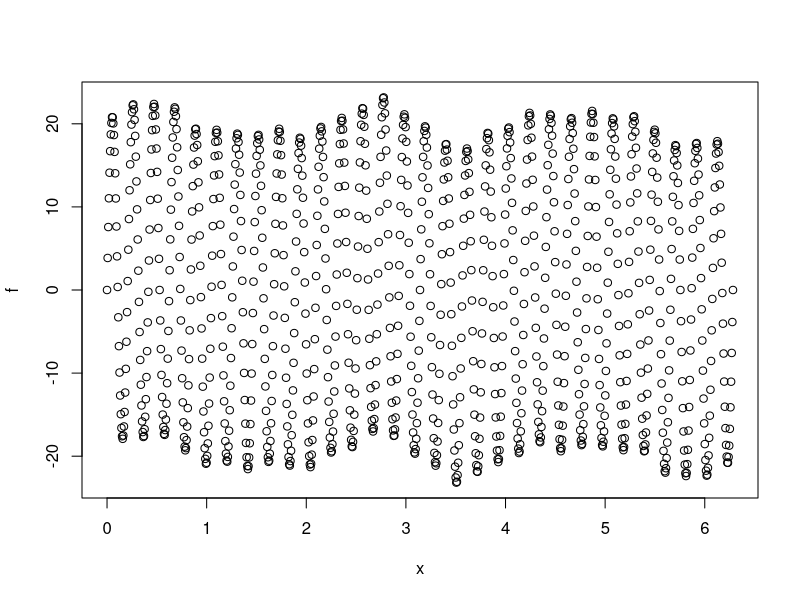
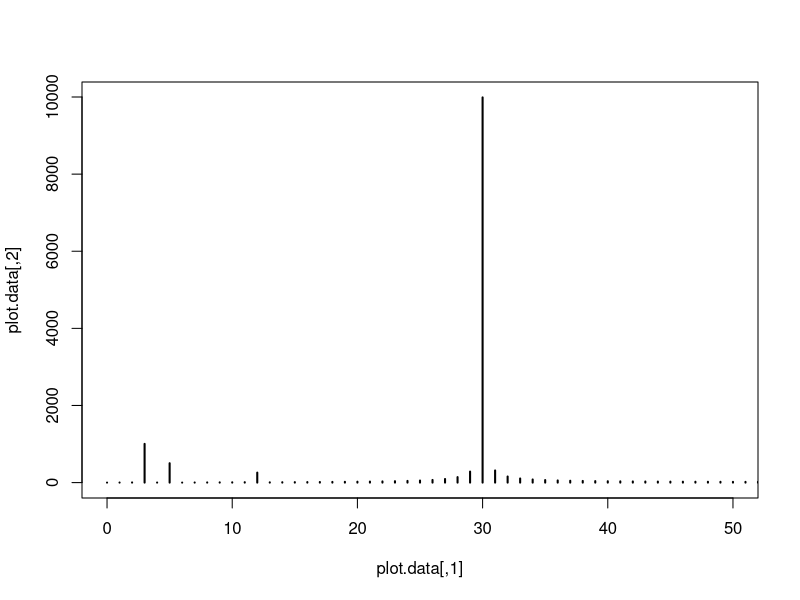
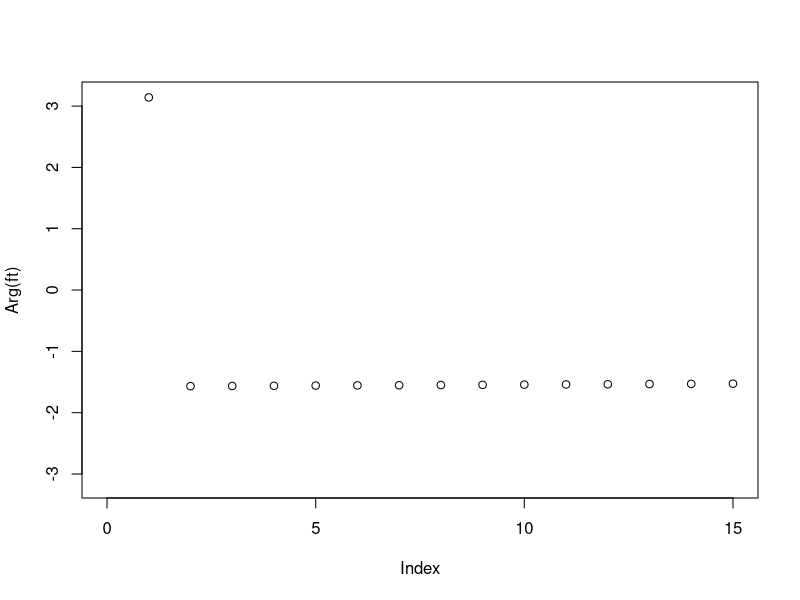
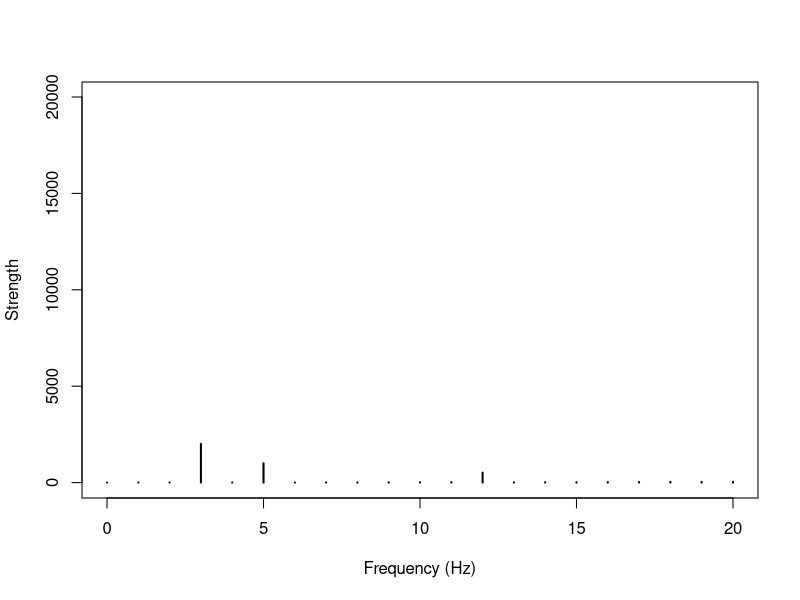

Here is the R script that generated these plots, in order:
x <- seq(0,2*pi,pi/500)
f.0 = 1/(2*pi)
w <- 2*pi*f.0

f = sin(5*w*x) + 2*sin(3*w*x)+ 0.5*sin(12*w*x) + 20*sin(30*w*x)
#f= sin(x)
plot(x,f)

ft = fft(f)

plot.data  <- cbind(0:(length(ft)-1), Mod(ft))

plot(plot.data, xlim=c(0,50), t="h", lwd=2)

plot(Arg(ft),xlim=c(0,15))

plot.frequency.spectrum <- function(X.k, xlimits=c(0,length(X.k))) {
  plot.data  <- cbind(0:(length(X.k)-1), Mod(X.k))
  
  plot.data[2:length(X.k),2] <- 2*plot.data[2:length(X.k),2] 
  
  plot(plot.data, t="h", lwd=2, main="", 
       xlab="Frequency (Hz)", ylab="Strength", 
       xlim=xlimits, ylim=c(0,max(Mod(plot.data[,2]))))
}

plot.frequency.spectrum(ft, xlimits=c(0,20))


